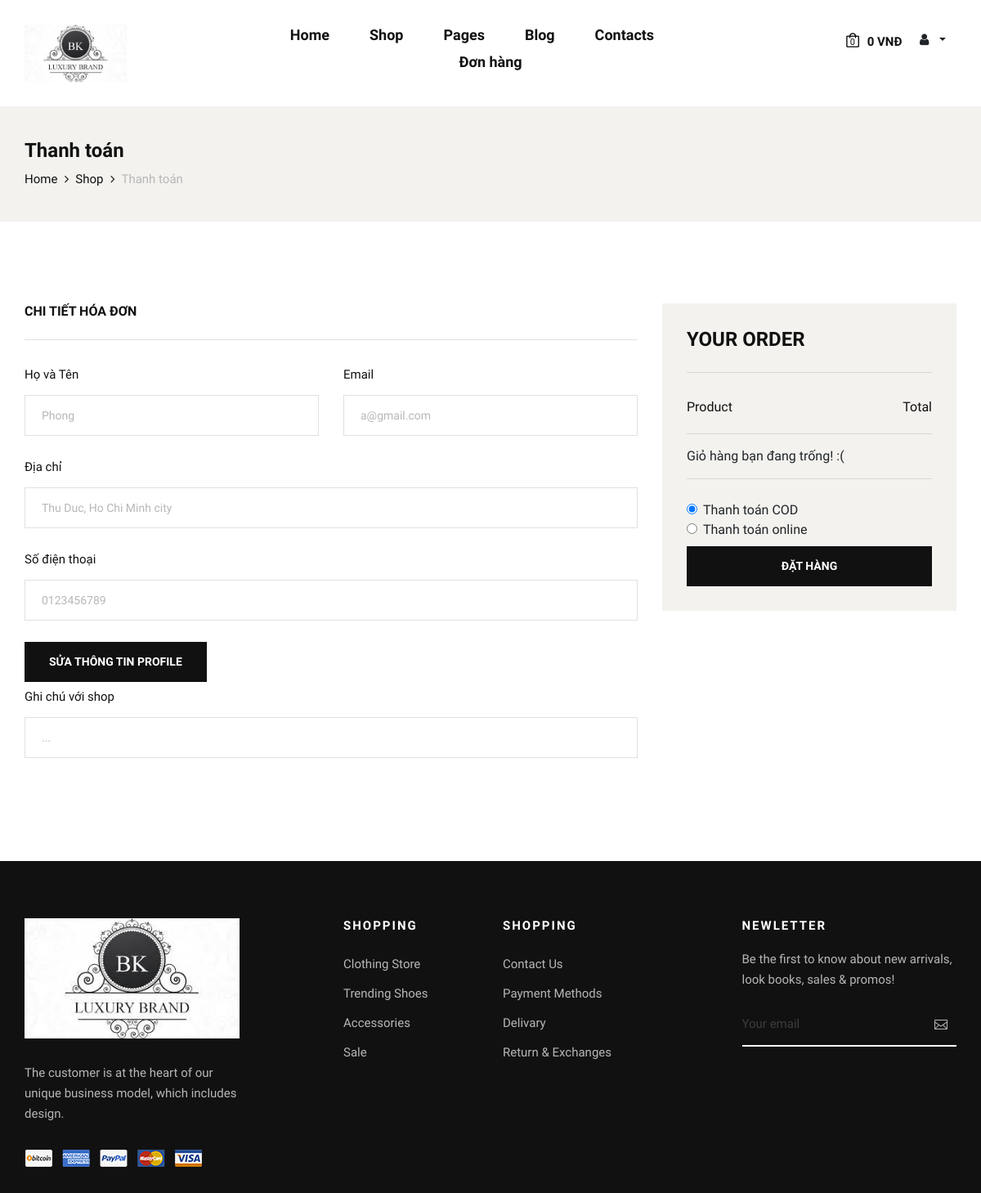
Before: /checkout.php (signed in) with the older database file.
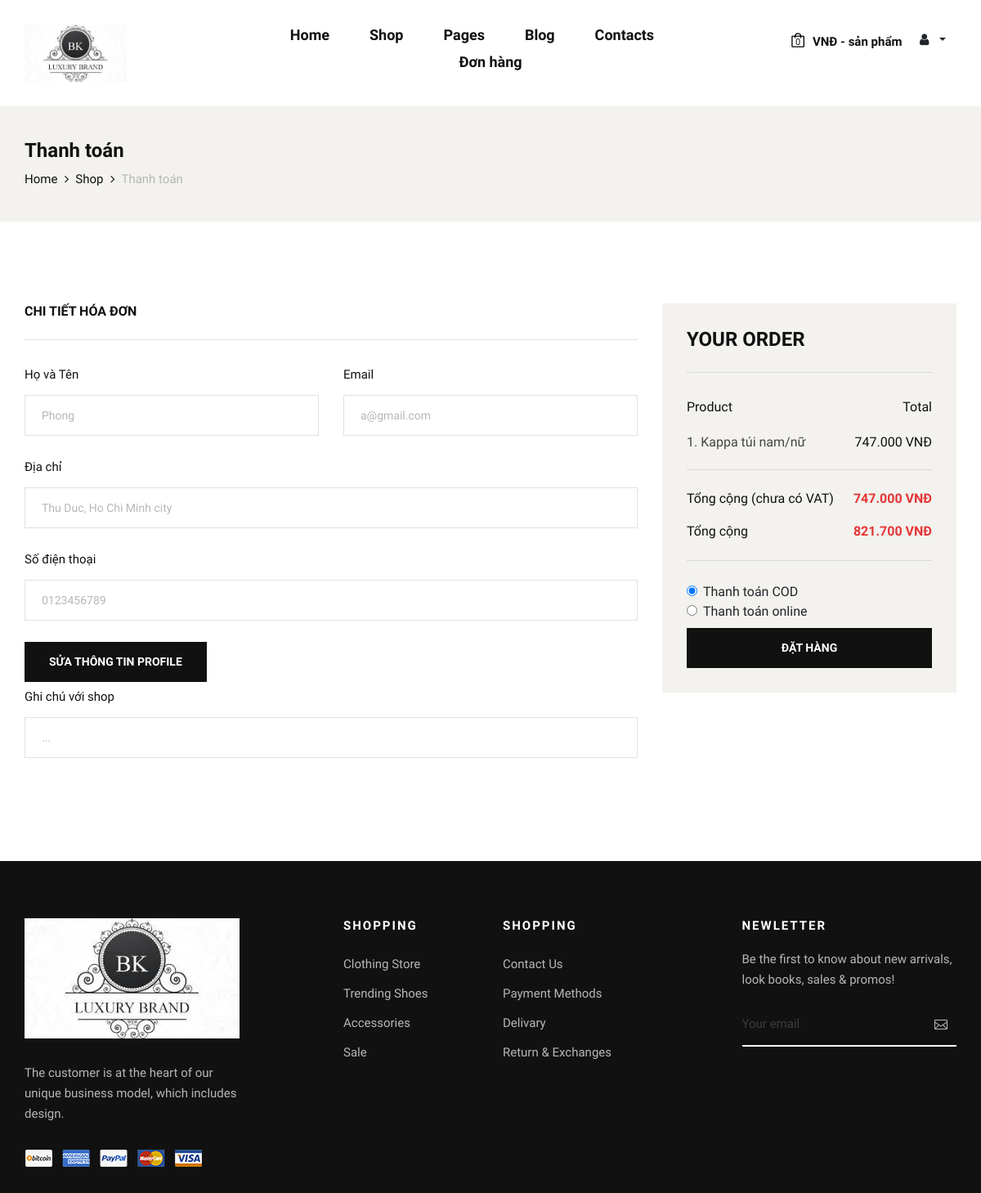
After: the same page with the newer database file.
### tables this page shows
CREATE TABLE `tbl_user` (
  `userId` int(11) NOT NULL,
  `name` varchar(255) NOT NULL,
  `email` varchar(255) NOT NULL,
  `address` varchar(255) NOT NULL,
  `phone` varchar(30) NOT NULL,
  `password` varchar(255) NOT NULL,
  `role` varchar(30) NOT NULL
);

CREATE TABLE `tbl_cart` (
  `cartId` int(11) NOT NULL,
  `productId` int(11) NOT NULL,
  `userId` int(11) NOT NULL,
  `productName` varchar(255) NOT NULL,
  `price` varchar(255) NOT NULL,
  `quantity` int(11) NOT NULL,
  `image` varchar(255) NOT NULL,
  `size` varchar(30) NOT NULL
);

### classes/cart.php (called while the page is built, shortened)
<?php
	$filepath = realpath(dirname(__FILE__));
	include_once ($filepath.'/../lib/database.php');
	include_once ($filepath.'/../helper/format.php');
class cart
{
	private $db;
	public function __construct()
	{
		$this->db = new Database();
	}
	public function getProductCart(){
		$user_id = Session::get('user_id');
		$login_check = Session::get('user_login');
        if($login_check==false){
			$sId = session_id();
			$query = "SELECT * FROM tbl_cart_guest WHERE sId = '$sId'";
			$result = $this->db->select($query);
			return $result;
		}
		else{
			$query = "SELECT * FROM tbl_cart WHERE userId = '$user_id'";
			$result = $this->db->select($query);
			return $result;
		}
	}
	public function check_cart(){
		$user_id = Session::get('user_id');
		$query = "SELECT * FROM tbl_cart WHERE userId = '$user_id'";
		$result = $this->db->select($query);
		return $result;
	}
}
?>

### lib/database.php (called while the page is built, shortened)
<?php
Class Database{
   public $host   = DB_HOST;
   public $user   = DB_USER;
   public $pass   = DB_PASS;
   public $dbname = DB_NAME;
   public $link;
private function connectDB(){
   $this->link = new mysqli($this->host, $this->user, $this->pass,
    $this->dbname);
   mysqli_set_charset($this->link,"utf8");
 }
public function select($query){
  $result = $this->link->query($query) or
   die($this->link->error.__LINE__);
  if($result->num_rows > 0){
    return $result;
  } else {
    return false;
  }
 }
}

### lib/session.php (called while the page is built, shortened)
<?php
class Session{
 public static function get($key){
    if (isset($_SESSION[$key])) {
     return $_SESSION[$key];
    } else {
     return false;
    }
 }
}
?>

### classes/user.php (called while the page is built, shortened)
<?php
	$filepath = realpath(dirname(__FILE__));
	include_once ($filepath.'/../lib/database.php');
    include_once ($filepath.'/../lib/session.php');
	include_once ($filepath.'/../helper/format.php');
class user
{
	private $db;
	public function __construct()
	{
		$this->db = new Database();
	}
        public function getUserById($id) {
            $query ="SELECT * FROM tbl_user WHERE userId = '$id' ORDER BY userId DESC";
            $result = $this->db->select($query);
            return $result;
        }
}
?>

### helper/format.php (called while the page is built, shortened)
<?php
class Format{
    public function format_currency($n=0){
        $n=(string)$n;
        $n=strrev($n);
        $res='';
        for($i=0;$i<strlen($n);$i++){
            if($i%3==0 && $i!=0){
                $res.='.';
            }
            $res.=$n[$i];
        }
        $res=strrev($res);
        return $res;
    }
}
?>

### checkout.php (the view, shortened to what the changed rows need)
<?php
    include 'inc/header.php';
?>
<?php
    $userId = Session::get('user_id');
    $get_customers = $user->getUserById($userId);
    ?>
    <section class="checkout spad">
        <div class="container">
            <div class="checkout__form">
                <form action="" method="post">
                    <div class="row">
                        <div class="col-lg-8 col-md-6">
                            <?php
                                if($get_customers){
                                    while($result = $get_customers->fetch_assoc()){
                            ?>
                                <h6 class="checkout__title">Chi tiết hóa đơn</h6>
                                <div class="row">
                                    <div class="col-lg-6">
                                        <div class="checkout__input">
                                            <p>Họ và Tên<span></span></p>
                                            <input type="text" value="<?php echo $result['name'] ?>" readonly>
                                        </div>
                                    </div>
                                    <div class="col-lg-6">
                                        <div class="checkout__input">
                                            <p>Email<span></span></p>
                                            <input type="text" value="<?php echo $result['email'] ?>" readonly>
                                        </div>
                                    </div>
                                </div>
                                <div class="checkout__input">
                                    <p>Địa chỉ<span></span></p>
                                    <input type="text" value="<?php echo $result['address'] ?>" readonly>
                                </div>
                                <div class="checkout__input">
                                    <p>Số điện thoại<span></span></p>
                                    <input value="<?php echo $result['phone'] ?>" type="text" placeholder="Street Address" class="checkout__input__add" readonly>
                                </div>
                                 <div class="checkout__input">
                                    <a href="user-info.php" type="button" class="site-btn">Sửa thông tin profile</a>
                                </div>
                                <div class="checkout__input">
                                    <p>Ghi chú với shop<span></span></p>
                                    <input type="text"
                                    name="note"
                                    placeholder="...">
                                </div>
                                 <?php
                                    }
                                }
                                ?>
                    </div >
                        <div class="col-lg-4 col-md-6">
                            <div class="checkout__order">
                                <h4 class="order__title">Your order</h4>
                                <div class="checkout__order__products">Product <span>Total</span></div>
                                <ul class="checkout__total__products">
                                    <?php
                                        $get_product_cart = $cart->getProductCart();
                                        if($get_product_cart){
                                            $subtotal = 0;
                                            $i = 0;
                                            while($result = $get_product_cart->fetch_assoc()){
                                                $i++;
                                                $total = $result['price'] * $result['quantity'];
                                        ?>
                                            <li><?php echo $i.'. '.$result['productName']; ?>
                                                <span><?php
                                                    echo $fm->format_currency($total).' '.'VNĐ' ;
                                             ?></span>
                                            </li>
                                    <?php
                                                $subtotal += $total;
                                                }
                                            }
                                    ?>
                                </ul>
                                <ul class="checkout__total__all">
                                <?php
                                        if($get_product_cart){
                                ?>
                                            <li>Tổng cộng (chưa có VAT) <span>
                                                <?php
                                                    echo $fm->format_currency($subtotal).' '.'VNĐ' ;
                                                ?>
                                            </span></li>
                                            <li>
                                            Tổng cộng <span>
                                                <?php
                                                    $vat = $subtotal * 0.1;
                                                    $gtotal = $subtotal + $vat;
                                                    echo $fm->format_currency($gtotal).' '.'VNĐ' ;
                                                ?>
                                            </span></li>
                                    <?php
                                        }else{
                                            echo 'Giỏ hàng bạn đang trống! :(';
                                        }
                                          ?>
                                </ul>
                                <div class="form-check">
                                      <input class="form-check-input" type="radio" name="payment" id="payment1" value="COD" checked>
                                      <label class="form-check-label" for="payment1">
                                      </label>
                                    </div>
                                    <div class="form-check">
                                      <input class="form-check-input" type="radio" name="payment" id="payment2"  value="Online">
                                      <label class="form-check-label" for="payment2">
                                      </label>
                                    </div>
                                <button type="submit" name="checkout" class="site-btn"
                                <?php
                                        if(!$get_product_cart){
                                            echo "disabled";
                                        }
                                ?>
                                 ><center>Đặt hàng</center></button>
                            </div>
                        </div>
                    </div>
                </form>
            </div>
        </div>
    </section>
<?php
    include 'inc/footer.php';
?>

### inc/header.php (shortened to what the changed rows need)
<?php
include 'lib/session.php';
include 'lib/database.php';
include 'helper/format.php';
	$fm = new Format();
    $user = new user();
    $cart = new cart();
  header("Cache-Control: max-age=2592000");?>
<!DOCTYPE html>
<html lang="zxx">
<head>
    <link rel="stylesheet" href="css/bootstrap.min.css" type="text/css">
    <link rel="stylesheet" href="css/font-awesome.min.css" type="text/css">
    <link rel="stylesheet" href="css/elegant-icons.css" type="text/css">
    <link rel="stylesheet" href="css/magnific-popup.css" type="text/css">
    <link rel="stylesheet" href="css/nice-select.css" type="text/css">
    <link rel="stylesheet" href="css/owl.carousel.min.css" type="text/css">
    <link rel="stylesheet" href="css/slicknav.min.css" type="text/css">
    <link rel="stylesheet" href="css/style.css" type="text/css">
</head>
<body>
    <header class="header">
        <div class="container">
            <div class="row">
                <div class="col-lg-3 col-md-3">
                    <div class="header__nav__option">
                        <a href="shopping-cart.php"><img src="img/icon/cart.png" alt=""> <span>0</span></a>
                        <div class="price">
                            <?php
                                        $check_cart = $cart->check_cart();
                                        if($check_cart){
                                            $sum = Session::get("sum");
                                            $qty = Session::get("qty");
                                            echo $fm->format_currency($sum).' VNĐ - '.$qty.' sản phẩm';
                                        }
                                        else{
                                            echo '0 VNĐ';
                                        }
                                    ?>
                        </div>
                        <?php
                            $login_check = Session::get('user_login');
                            if($login_check==false){
                                echo '<a href="login.php" class="btn btn-info">Login</a>';
                            }else{
                                ?>
                                <div class="btn-group">
                                <button type="button" class="btn dropdown-toggle" data-toggle="dropdown" aria-haspopup="true" aria-expanded="false">
                                </button>
                                </div>
                        <?php
                            }
                        ?>
                    </div>
                </div>
            </div>
        </div>
    </header>

Changed rows visible on the page:
added tbl_cart: productName "Kappa túi nam/nữ", $fm->format_currency($total) "747.000"
Other visible differences:
$fm->format_currency($subtotal): (not shown) → "747.000"
$fm->format_currency($gtotal): (not shown) → "821.700"
text no longer shown: "0 VNĐ Giỏ hàng bạn đang trống! :("
text now shown: "VNĐ - sản phẩm Tổng cộng (chưa có VAT) VNĐ Tổng cộng VNĐ"
